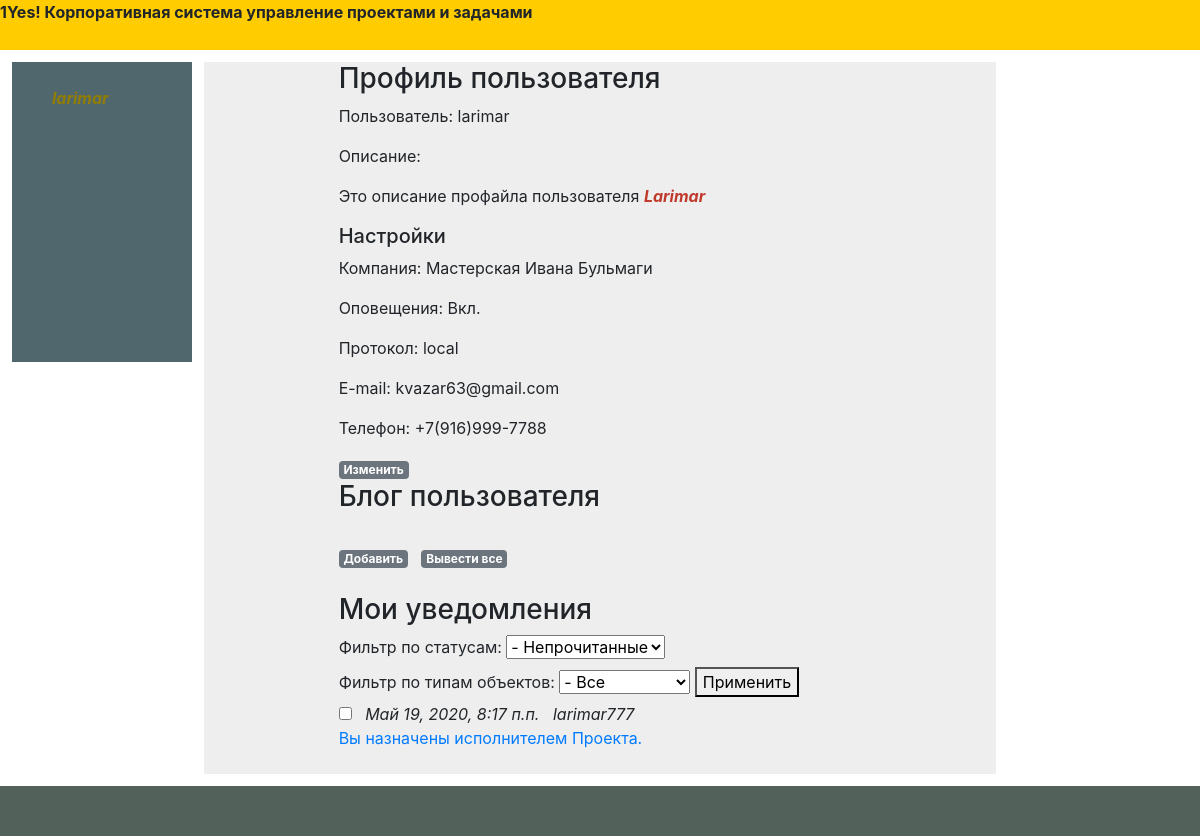
The app's page /accounts/profile0/ (signed in) with its own data.
### accounts/models.py (models this page shows, shortened)
class UserProfile(models.Model):
    user = models.OneToOneField('auth.User', on_delete=models.CASCADE, related_name='result_user_profile', verbose_name="Пользователь")
    company = models.ForeignKey('companies.Company', blank=True, null=True, on_delete=models.CASCADE, related_name='result_company_profile', verbose_name="Организация")
    is_notify = models.BooleanField("Оповещать", default=True)
    protocoltype = models.ForeignKey('main.Dict_ProtocolType', blank=True, null=True, on_delete=models.CASCADE, related_name='result_protocol_type', verbose_name="Протокол оповещения")
    email = models.CharField("E-mail", max_length=64, blank=True, null=True)
    phone = models.CharField("Телефон", max_length=16, blank=True, null=True)
    description = RichTextUploadingField("Описание", blank=True, null=True)
    is_active = models.BooleanField("Активность", default=True)
    class Meta:
        verbose_name = 'Профиль Пользователя'
        verbose_name_plural = 'Профили Пользователей'

### companies/models.py (models this page shows, shortened)
class Company(MPTTModel):
    name = models.CharField("Наименование", max_length=64)
    description = RichTextUploadingField("Описание")
    parent = TreeForeignKey('self', null=True, blank=True, limit_choices_to={'is_active':True}, on_delete=models.CASCADE, related_name='company_children', verbose_name="Головная организация")
    currency = models.ForeignKey('finance.Dict_Currency', on_delete=models.CASCADE, related_name='company_currency', verbose_name="Валюта")
    structure_type = models.ForeignKey('Dict_CompanyStructureType', limit_choices_to={'is_active':True}, on_delete=models.CASCADE, related_name='company_structure_type', verbose_name="Тип в оргструктуре")
    type = models.ForeignKey('Dict_CompanyType', limit_choices_to={'is_active':True}, on_delete=models.CASCADE, related_name='company_type', verbose_name="Тип")
    datecreate = models.DateTimeField("Создана", auto_now_add=True)
    author = models.ForeignKey('auth.User', on_delete=models.CASCADE, verbose_name="Автор")
    is_active = models.BooleanField("Активность", default=True)
    class MPTTMeta:
        order_insertion_by = ['name']
    class Meta:
        verbose_name = 'Организация'
        verbose_name_plural = 'Организации'

### main/models.py (models this page shows, shortened)
class Dict_ProtocolType(models.Model):
    name = models.CharField("Наименование", max_length=64)
    sort = models.PositiveSmallIntegerField(default=1, blank=True, null=True)
    name_lang = models.CharField("Перевод", max_length=64, blank=True, null=True)
    is_active = models.BooleanField("Активность", default=True)
    class Meta:
        ordering = ('sort',)
        verbose_name = 'Протокол оповещения'
        verbose_name_plural = 'Протоколы оповещений'

class Notification(models.Model):
    objecttype = models.ForeignKey('Meta_ObjectType', limit_choices_to={'is_active':True}, on_delete=models.CASCADE, related_name='meta_objecttype', verbose_name="Тип Объекта")
    objectid = models.PositiveIntegerField("ID объекта", default=0)
    datecreate = models.DateTimeField("Дата", auto_now_add=True)
    author = models.ForeignKey('auth.User', on_delete=models.CASCADE, verbose_name="Автор")
    type = models.ForeignKey('Dict_ProtocolType', limit_choices_to={'is_active':True}, on_delete=models.CASCADE, related_name='protocol_type', verbose_name="Тип")
    sendfrom = models.CharField("От кого", max_length=64, blank=True, null=True)
    theme = models.CharField("Тема", max_length=256, blank=True, null=True)
    text = RichTextUploadingField("Текст", max_length=1024)
    recipient = models.ForeignKey('auth.User', on_delete=models.CASCADE, blank=True, null=True, related_name='notify_recipient', verbose_name="Получатель")
    sendto = models.CharField("Кому", max_length=64, blank=True, null=True)
    datesent = models.DateTimeField("Момент отправки", auto_now_add=False, blank=True, null=True)
    dateread = models.DateTimeField("Момент прочтения", auto_now_add=False, blank=True, null=True)
    response = models.CharField("Ответ", max_length=128, blank=True, null=True)
    is_sent = models.BooleanField("Отправлено", default=False)
    is_read = models.BooleanField("Прочитано", default=False)
    is_active = models.BooleanField("Активность", default=True)
    class Meta:
        verbose_name = 'Оповещение'
        verbose_name_plural = 'Оповещения'

### accounts/views.py (the view)
# urls.py: path('profile0/', views.UserProfileDetail, name='userprofile_detail0'),
@login_required   # декоратор для перенаправления неавторизованного пользователя на страницу авторизации
def UserProfileDetail(request, userid=0, param=''):
    companies_id = request.session['_auth_user_companies_id']
    if userid == 0:
       userid = request.user.id
       if param == 'all':
          content_list = Content.objects.filter(author_id=userid, place_id=3).annotate(cnt=Count('id'))
       else:
          content_list = Content.objects.filter(author_id=userid, is_active=True, datebegin__lte=datetime.now(), dateend__gte=datetime.now(), place_id=3).annotate(cnt=Count('id'))
    else:
       content_list = Content.objects.filter(author_id=userid, is_active=True, datebegin__lte=datetime.now(), dateend__gte=datetime.now(), place_id=3).annotate(cnt=Count('id'))
    user_profile = UserProfile.objects.get(user=userid, is_active=True) #.company_id
    notification_list = Notification.objects.filter(recipient_id=userid, is_active=True, is_read=False, type_id=3)
    metaobjecttype_list = Meta_ObjectType.objects.filter(is_active=True)
    button_userprofile_update = 'Изменить'
    prompt_is_notify = 'Вкл.'
    if user_profile.is_notify == False:
       prompt_is_notify = 'Выкл.'
    return render(request, 'userprofile_detail.html', {
                                                       'user_profile': user_profile,
                                                       'button_userprofile_update': button_userprofile_update,
                                                       'content_list': content_list,
                                                       'user_companies': companies_id,
                                                       'prompt_is_notify': prompt_is_notify,
                                                       'notification_list': notification_list.distinct().order_by("-datecreate"),
                                                       'metaobjecttype_list': metaobjecttype_list.distinct().order_by(),
                                                       'status_selectid': '2',
                                                       'metaobjecttype_selectid': '0',
                                                      })

### templates/userprofile_detail.html (shortened to what this page needs)
{% extends 'base.html' %}
{% block profile %}
<div class="d-table">
   <div class="d-tr">
      <div class="d-td-text">
         <h3>Профиль пользователя</h3>
         <p>Пользователь: {{ user_profile.user.username }}</p>
         <p>Описание: {% autoescape off %}{{ user_profile.description }}{% endautoescape %}</p>
         {% if user_profile.user.id == user.id %}
            <h5>Настройки</h5>
            <p>Компания: {{ user_profile.company.name }}</p>
            <p>Оповещения: {{ prompt_is_notify }} </p>
            <p>Протокол: {{ user_profile.protocoltype.name }}</p>
            <p>E-mail: {{ user_profile.email }}</p>
            <p>Телефон: {{ user_profile.phone }}</p>
            <div class="comment-entry">
               <a href="{% url 'my_account:userprofile_update' user_profile.pk %}" class="top-menu"><span
                     class="badge badge-secondary">{{ button_userprofile_update }}</span></a>
            </div>
         {% endif %}
      </div>
      <div class="d-td-text">
         <h3>Блог пользователя</h3>
            {% if user_profile.user.id == user.id %}
               <br />
               <div style="float: left;" class="content-entry"><a href="{% url 'my_company:content_create' %}"
                    class="top-menu"><span class="badge badge-secondary">Добавить</span></a>
               </div>
               <div style="float: left;" class="content-entry">&nbsp;&nbsp;&nbsp;</div>
               <div style="float: left;" class="content-entry"><a href="{% url 'my_account:userprofile_detail' 0 'all' %}"
                  class="top-menu"><span class="badge badge-secondary">Вывести все</span></a>
               </div>
               <br /><br />
            {% endif %}
      </div>
      {% if user_profile.user.id == user.id %}
      <div class="d-td-text">
         <div id="ajax_listresult">{% include 'notify_list.html' %}</div>
      </div>
      {% endif %}
   </div>
</div>
{% endblock profile %}

### templates/base.html (shortened to what this page needs)
<!DOCTYPE html>
<html lang="en">
    <head>
        {% load static %}
        <link rel="stylesheet" href="{% static 'css/three.css' %}">
        <link rel="stylesheet" href="{% static 'css/bootstrap.min.css' %}">
        <link rel="stylesheet" href="{% static 'css/hint.css' %}">
        <link rel="stylesheet" href="https://stackpath.bootstrapcdn.com/bootstrap/4.4.1/css/bootstrap.min.css">
        <div id="header">
           <strong>1Yes! Корпоративная система управление проектами и задачами</strong>
        </div>
        {% block head %}
            {% if user.is_authenticated %}
               <div id="menu">
               <ul>{% load menubuilder %}{% menu main_menu %}
                      <br />
                      <span class="hint hint--bottom hint--info" data-hint="Профиль"><a style="color: rgb(146, 125, 3);" href="{% url 'my_account:userprofile_detail' user.id ' ' %}"><b><i>{{ user.username }}</i></b></a></span>
               </ul>
               </div>
            {% else %}
               <ul>{% load menubuilder %}{% menu logout_menu %}
            {% endif %}
        {% endblock %}
    </head>
    <body>
      <div id="content">
        <section id=content>
            {% block profile %}
            {% endblock %}
        </section>
      </div>
      <div id='footer'>
      </div>
    </body>
</html>

### templates/notify_list.html (shortened to what this page needs)
<h3>Мои уведомления</h3>
<div id="ajax_listresult">
<div class="d-table">
   <form method="GET">
      <label>Фильтр по статусам: </label>
      <select name="select-status" id="statusselectid"  class="select-status">
         <option value="2" {% ifequal "2" status_selectid %} selected="selected" {% endifequal %}>- Непрочитанные</option>
      </select>
      <label>Фильтр по типам объектов: </label>
      <select name="select-metaobjecttype" id="metaobjecttypeselectid"  class="select-metaobjecttype">
         <option value="0" {% ifequal 0 metaobjecttype_selectid|add:"0" %} selected="selected" {% endifequal %}>- Все</option>
      </select>
      <button id="selection-button" type="submit" method="GET">Применить</button>
   </form>
{% for notification in notification_list %}
   <div class="d-tr">
      <div class="d-td-text">
         <span class="hint hint--bottom hint--info" data-hint="Отметить прочитанным"><input type="checkbox" value="{{notification.id}}" name="myCheck_{{notification.id}}" /></span>&nbsp;&nbsp;&nbsp;<em>{{ notification.datecreate }}&nbsp;&nbsp;&nbsp;{{ notification.author.username }}</em>&nbsp;&nbsp;&nbsp;<span class="hint hint--bottom hint--info" data-hint="{{ notification.text }}">
             {% if notification.objecttype.shortname == 'prj' %}
                <a href="{% url 'my_project:tasks' notification.objectid 0 %}">{{ notification.theme }}</a>
             {% elif notification.objecttype.shortname == 'tsk' %}
                <a href="{% url 'my_project:taskcomments' notification.objectid %}">{{ notification.theme }}</a>
             {% else %}
                {{ notification.theme }}
             {% endif %}
         </span>
      </div>
   </div>
   <br />
{% endfor %}
</div>
</div>

### static/css/three.css (style rules this page uses)
body { color: #000; background: #fff; margin: 0; }
#header { height: 50px; background: #fc0; }
#menu { width: 15%; height: 300px; color: rgb(223, 201, 4); background: rgb(79, 103, 109); float: left; margin: 1% 1% 1% 1%; }
#content { background: #eee; margin: 1% 17% 1% 17%; }
#footer { height: 50px; color: #fff; background: rgb(82, 97, 90); }

### static/css/hint.css (style rules this page uses)
[class*="hint--"] { position: relative; display: inline-block; }
[class*="hint--"]:before, [class*="hint--"]:after { position: absolute; -webkit-transform: translate3d(0, 0, 0); -moz-transform: translate3d(0, 0, 0); transform: translate3d(0, 0, 0); visibility: hidden; opacity: 0; z-index: 1000000; pointer-events: none; -webkit-transition: 0.3s ease; -moz-transition: 0.3s ease; transition: 0.3s ease; -webkit-transition-delay: 0ms; -moz-transition-delay: 0ms; transition-delay: 0ms; }
[class*="hint--"]:before { content: ''; position: absolute; background: transparent; border: 6px solid transparent; z-index: 1000001; }
[class*="hint--"]:after { background: #383838; color: white; padding: 8px 10px; font-size: 12px; font-family: "Helvetica Neue", Helvetica, Arial, sans-serif; line-height: 12px; white-space: nowrap; }
[class*="hint--"][data-hint]:after { content: attr(data-hint); }
.hint--bottom:before { border-bottom-color: #383838; }
.hint--bottom:before { margin-top: -11px; }
.hint--bottom:before, .hint--bottom:after { top: 100%; left: 50%; }
.hint--bottom:before { left: calc(50% - 6px); }
.hint--bottom:after { -webkit-transform: translateX(-50%); -moz-transform: translateX(-50%); transform: translateX(-50%); }
[class*="hint--"]:after { text-shadow: 0 -1px 0px black; box-shadow: 4px 4px 8px rgba(0, 0, 0, 0.3); }
.hint--info:after { background-color: #3986ac; text-shadow: 0 -1px 0px #1a3c4d; }
.hint--info.hint--bottom:before { border-bottom-color: #3986ac; }

### records on screen
UserProfile: user.username "larimar", description "Это описание профайла пользователя Larimar", company.name "Мастерская Ивана Бульмаги", protocoltype.name "local", email "kvazar63@gmail.com", phone "+7(916)999-7788"
Notification: datecreate "Май 19, 2020, 8:17 п.п.", author.username "larimar777", theme "Вы назначены исполнителем Проекта."

### other values on screen
{{ user.username }} "larimar"
{{ prompt_is_notify }} "Вкл."
{{ button_userprofile_update }} "Изменить"
